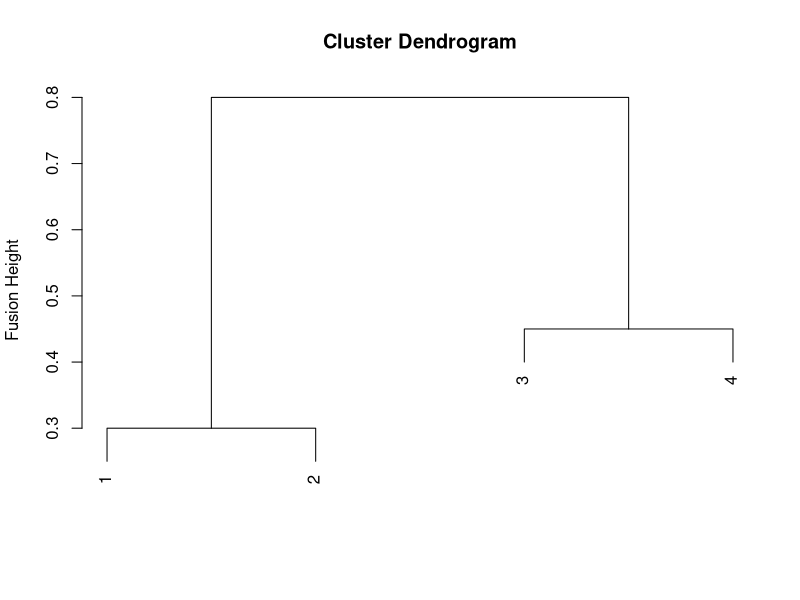
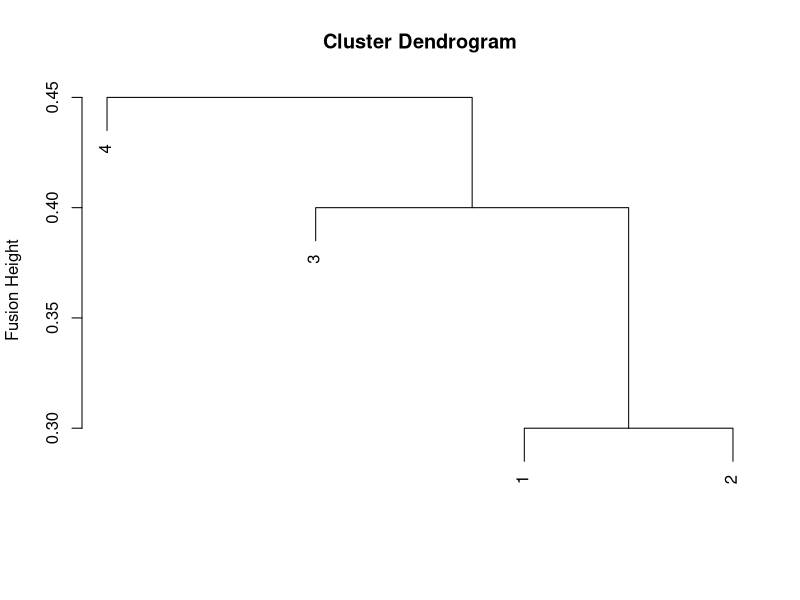
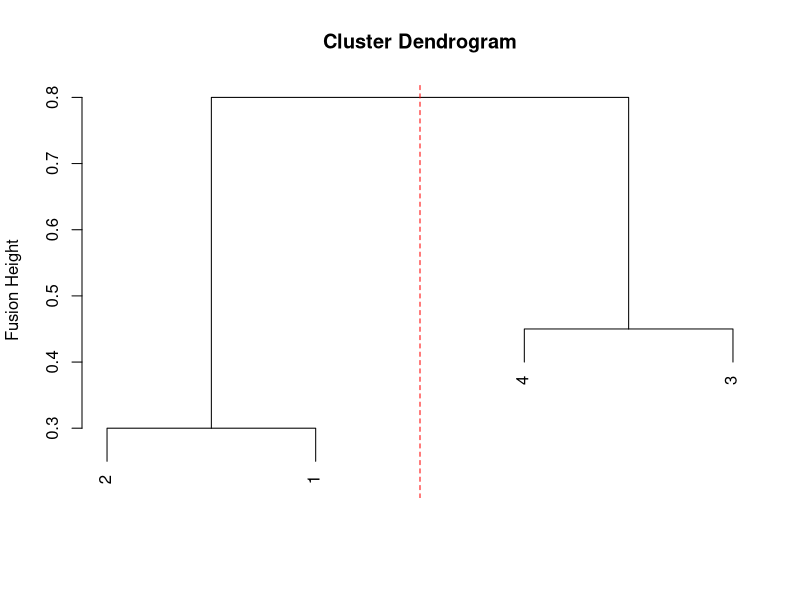

The R script that drew these images, in order:
## ---- chunk 1
x <- matrix(c(0, 0.3, 0.4, 0.7,
              0.3, 0, 0.5, 0.8,
              0.4, 0.5, 0, 0.45,
              0.7, 0.8, 0.45, 0), ncol = 4, nrow = 4)

plot(hclust(as.dist(x), method = 'complete'),
     xlab = "",
     sub = "",
     ylab = "Fusion Height")
## ---- chunk 2
plot(hclust(as.dist(x), method = 'single'),
     xlab = "",
     sub = "",
     ylab = "Fusion Height")
## ---- chunk 3
plot(hclust(as.dist(x), method = 'complete'),
     xlab = "",
     sub = "",
     ylab = "Fusion Height", labels = c(2,1,4,3))
abline(v = 2.5, col = 'red', lty = 2)
